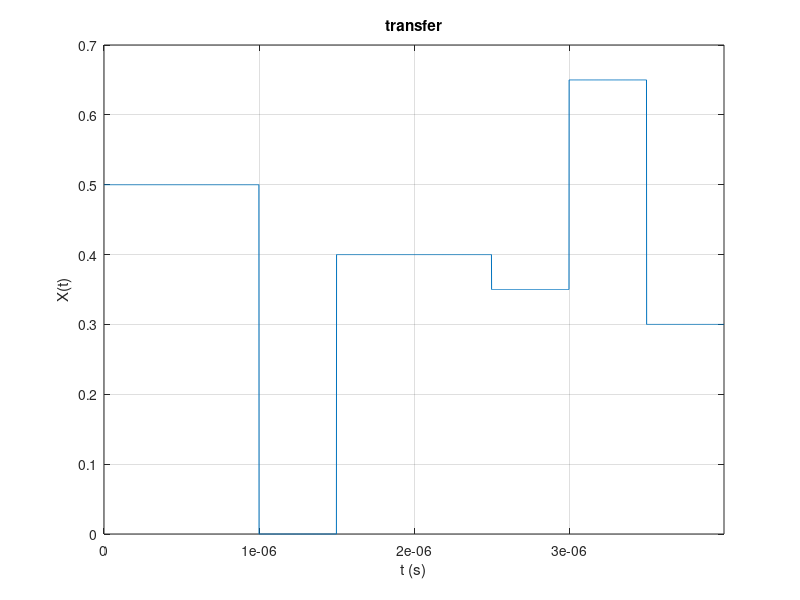

The MATLAB source for this figure:
close('all'); clear; clc;

N = 32;
CP = 3;
T = 1e-6;
w_c = 100e6;
fs = 1e9;
cutoff = 0.02;

X_m = ones(1,T*fs);

h_n = [0.5 zeros(1, 1.5*T*fs-1) 0.4 zeros(1, 1*T*fs-1) 0.35 zeros(1, 0.5*T*fs-1) 0.3];
X_t = conv(X_m, h_n);
t_X_t = linspace(0, length(X_t)/fs - 1/fs, length(X_t));

figure;
plot(t_X_t, X_t);
axis([0 t_X_t(end) ylim]); grid('on');
xlabel('t (s)');  ylabel('X(t)');
title('transfer');
